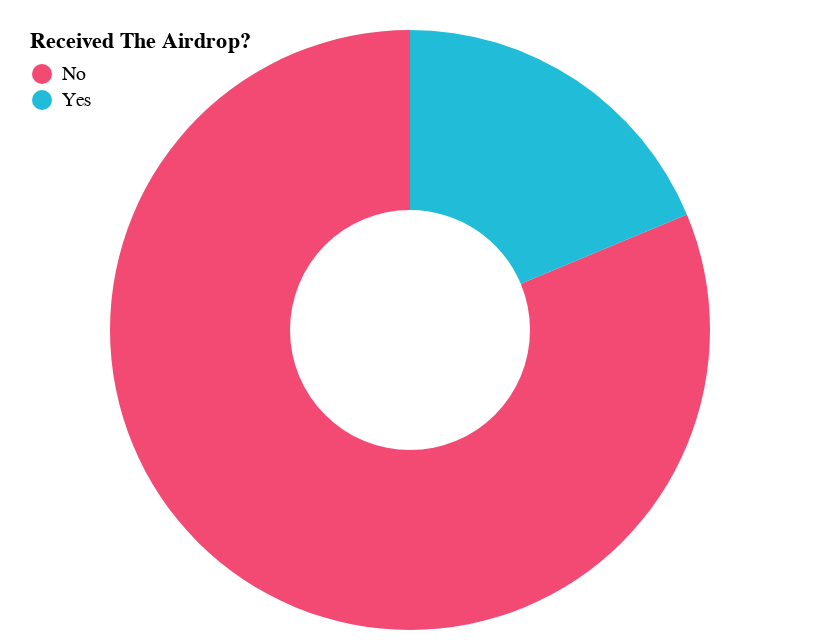

The notebook cell this image was saved under:
### Code cell
cp.user_distr_pie(dp.lbp_from_airdrop, dp.lbp_from_airdrop.columns)

### Figure 1 — Vega-Lite specification as saved in the notebook (floating-point values rounded to 4 significant figures)
{"config": {"view": {"continuousWidth": 400, "continuousHeight": 300, "strokeOpacity": 0}}, "data": {"name": "data-d58fb9aa75b0aa67fa3da580a2dd45a3"}, "mark": {"type": "arc", "innerRadius": 60}, "encoding": {"color": {"field": "Received The Airdrop?", "legend": {"direction": "vertical", "legendY": -10, "orient": "none", "padding": 10}, "scale": {"domain": ["No", "Yes"], "range": ["#F24A72", "#21bcd7"]}, "type": "nominal"}, "theta": {"field": "Number of Users", "type": "quantitative"}, "tooltip": [{"field": "Received The Airdrop?", "type": "nominal"}, {"field": "Number of Users", "type": "nominal"}]}, "$schema": "https://vega.github.io/schema/vega-lite/v4.17.0.json", "datasets": {"data-d58fb9aa75b0aa67fa3da580a2dd45a3": [{"Number of Users": 999, "Received The Airdrop?": "No"}, {"Number of Users": 230, "Received The Airdrop?": "Yes"}]}}
